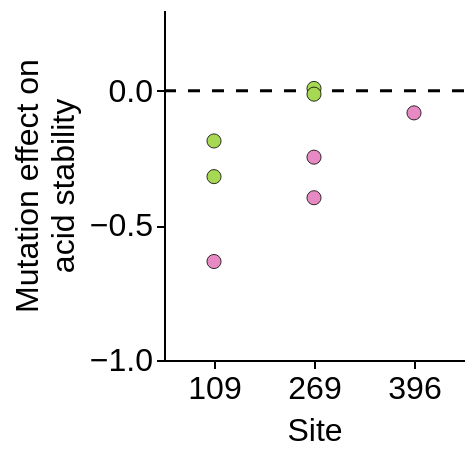

The notebook cell this image was saved under:
### Code cell
# Define amino acid charge groups
pos = {'K', 'R', 'H'}
neg = {'D', 'E'}

combined_data_ann = combined_data_ann.assign(
    charge_class=lambda df: df['mutant'].str[-1].map(
        lambda aa: 'Positive' if aa in pos else 'Negative' if aa in neg else 'Other'
    )
)

salt_bridge_df = combined_data_ann.query(
    'site in [89, 109, 269, 396]'
).query(
    'effect > -3 and wildtype != mutant'
).query('charge_class != "Other"')

scatter = alt.Chart(
    salt_bridge_df
).mark_circle(size=50, opacity=1,stroke='black', strokeWidth=0.4).encode(
    x=alt.X(
        "site:O",
        title='Site',
        axis=alt.Axis(labelAngle=0)
    ),
    y=alt.Y(
        "stability_mean",
        scale=alt.Scale(domain=[-1, 0.3]),
        title=['Mutation effect on', 'acid stability'],
    ),
    color=alt.Color(
        'charge_class:O',
        legend=None,
        scale=alt.Scale(
            domain=['Positive', 'Negative'],
            range=['#A6D854', '#E78AC3']
        )
    ),
    tooltip=['stability_mean', 'site', 'mutant', 'wildtype', 'charge_class']
).properties(
    height=175,
    width=150
)

hline = alt.Chart().mark_rule(
        color='black',
        size=1.5,
        opacity=1.0,
        strokeDash=[6,6]
    ).encode(y=alt.Y(datum=0))


hline + scatter

### Figure 1 — Vega-Lite specification as saved in the notebook (floating-point values rounded to 4 significant figures)
{"config": {"background": "white", "title": {"fontSize": 20, "fontWeight": "normal", "font": "Helvetica", "anchor": "start", "color": "#000000", "orient": "top", "offset": 5, "subtitleColor": "gray", "subtitleFont": "Helvetica", "subtitleFontWeight": "normal", "subtitleFontSize": 18, "subtitlePadding": 2}, "axis": {"domain": true, "domainColor": "black", "domainWidth": 1, "grid": false, "gridColor": "#DEDDDD", "gridWidth": 0.5, "labelFont": "Helvetica", "labelFontSize": 16, "labelFlush": false, "labelFontWeight": "normal", "labelPadding": 2, "tickColor": "black", "tickSize": 4, "tickCount": 3, "tickWidth": 1, "titleFont": "Helvetica", "titleAlign": "center", "titleFontWeight": "normal", "titleFontSize": 16, "titlePadding": 5}, "legend": {"labelFont": "Helvetica", "labelFontSize": 16, "symbolSize": 100, "titleFont": "Helvetica", "titleFontSize": 16, "titleFontWeight": "normal", "padding": 5, "titleLimit": 200, "gradientLength": 100}, "range": {"category": ["#4e79a7", "#f28e2c", "#e15759", "#76b7b2", "#59a14f", "#edc949", "#af7aa1", "#ff9da7", "#9c755f", "#bab0ab"], "diverging": ["#c7e9b4", "#7fcdbb", "#41b6c4", "#1d91c0", "#225ea8", "#253494"]}, "view": {"stroke": "white", "strokeWidth": 0}, "text": {"font": "Helvetica", "fontSize": 16}}, "layer": [{"data": {"name": "empty"}, "mark": {"type": "rule", "color": "black", "opacity": 1.0, "size": 1.5, "strokeDash": [6, 6]}, "encoding": {"y": {"datum": 0}}}, {"data": {"name": "data-91fa6839e5709086961609725288225e"}, "mark": {"type": "circle", "opacity": 1, "size": 50, "stroke": "black", "strokeWidth": 0.4}, "encoding": {"color": {"field": "charge_class", "legend": null, "scale": {"domain": ["Positive", "Negative"], "range": ["#A6D854", "#E78AC3"]}, "type": "ordinal"}, "tooltip": [{"field": "stability_mean", "type": "quantitative"}, {"field": "site", "type": "quantitative"}, {"field": "mutant", "type": "nominal"}, {"field": "wildtype", "type": "nominal"}, {"field": "charge_class", "type": "nominal"}], "x": {"axis": {"labelAngle": 0}, "field": "site", "title": "Site", "type": "ordinal"}, "y": {"field": "stability_mean", "scale": {"domain": [-1, 0.3]}, "title": ["Mutation effect on", "acid stability"], "type": "quantitative"}}}], "height": 175, "width": 150, "$schema": "https://vega.github.io/schema/vega-lite/v5.16.3.json", "datasets": {"empty": [{}], "data-91fa6839e5709086961609725288225e": [{"epitope": 1.0, "site": 109, "wildtype": "R", "mutant": "E", "mutation": "R109E", "stability_mean": -0.6342, "stability_median": -0.6342, "stability_std": 0.2756, "n_models": 2.0, "times_seen_stability": 5.5, "frac_models": 1.0, "LibA-240928-pH": -0.4393, "LibB-240928-pH": -0.8291, "effect": -0.7112, "effect_std": 0.3075, "times_seen_func": 5.5, "n_selections": 4, "region": "HA1", "rbs_region": "outside RBS", "jitter": 0.2363, "charge_class": "Negative"}, {"epitope": 1.0, "site": 109, "wildtype": "R", "mutant": "H", "mutation": "R109H", "stability_mean": -0.3189, "stability_median": -0.3189, "stability_std": 0.09234, "n_models": 2.0, "times_seen_stability": 6.5, "frac_models": 1.0, "LibA-240928-pH": -0.2536, "LibB-240928-pH": -0.3842, "effect": -2.076, "effect_std": 0.7275, "times_seen_func": 16.0, "n_selections": 4, "region": "HA1", "rbs_region": "outside RBS", "jitter": 0.1194, "charge_class": "Positive"}, {"epitope": 1.0, "site": 109, "wildtype": "R", "mutant": "K", "mutation": "R109K", "stability_mean": -0.1864, "stability_median": -0.1864, "stability_std": 0.00401, "n_models": 2.0, "times_seen_stability": 4.5, "frac_models": 1.0, "LibA-240928-pH": -0.1836, "LibB-240928-pH": -0.1892, "effect": -1.978, "effect_std": 0.3545, "times_seen_func": 9.0, "n_selections": 4, "region": "HA1", "rbs_region": "outside RBS", "jitter": -0.06797, "charge_class": "Positive"}, {"epitope": 1.0, "site": 269, "wildtype": "R", "mutant": "D", "mutation": "R269D", "stability_mean": -0.3973, "stability_median": -0.3973, "stability_std": 0.05501, "n_models": 2.0, "times_seen_stability": 5.0, "frac_models": 1.0, "LibA-240928-pH": -0.4362, "LibB-240928-pH": -0.3584, "effect": -0.4726, "effect_std": 0.1533, "times_seen_func": 7.0, "n_selections": 4, "region": "HA1", "rbs_region": "outside RBS", "jitter": -0.03869, "charge_class": "Negative"}, {"epitope": 1.0, "site": 269, "wildtype": "R", "mutant": "E", "mutation": "R269E", "stability_mean": -0.2466, "stability_median": -0.2466, "stability_std": 0.005098, "n_models": 2.0, "times_seen_stability": 6.5, "frac_models": 1.0, "LibA-240928-pH": -0.243, "LibB-240928-pH": -0.2502, "effect": -0.4093, "effect_std": 0.1259, "times_seen_func": 7.5, "n_selections": 4, "region": "HA1", "rbs_region": "outside RBS", "jitter": -0.07724, "charge_class": "Negative"}, {"epitope": 1.0, "site": 269, "wildtype": "R", "mutant": "H", "mutation": "R269H", "stability_mean": 0.008667, "stability_median": 0.008667, "stability_std": 0.0326, "n_models": 2.0, "times_seen_stability": 4.5, "frac_models": 1.0, "LibA-240928-pH": 0.03172, "LibB-240928-pH": -0.01438, "effect": 0.01418, "effect_std": 0.2989, "times_seen_func": 6.0, "n_selections": 4, "region": "HA1", "rbs_region": "outside RBS", "jitter": -0.1031, "charge_class": "Positive"}, {"epitope": 1.0, "site": 269, "wildtype": "R", "mutant": "K", "mutation": "R269K", "stability_mean": -0.01258, "stability_median": -0.01258, "stability_std": 0.002658, "n_models": 2.0, "times_seen_stability": 16.5, "frac_models": 1.0, "LibA-240928-pH": -0.01071, "LibB-240928-pH": -0.01446, "effect": -0.02635, "effect_std": 0.2512, "times_seen_func": 25.5, "n_selections": 4, "region": "HA1", "rbs_region": "outside RBS", "jitter": 0.1042, "charge_class": "Positive"}, {"epitope": 1.0, "site": 396, "wildtype": "E", "mutant": "D", "mutation": "E396D", "stability_mean": -0.08211, "stability_median": -0.08211, "stability_std": 0.01088, "n_models": 2.0, "times_seen_stability": 2.5, "frac_models": 1.0, "LibA-240928-pH": -0.07442, "LibB-240928-pH": -0.08981, "effect": 0.07695, "effect_std": 0.6112, "times_seen_func": 5.5, "n_selections": 4, "region": "HA2", "rbs_region": "outside RBS", "jitter": 0.02789, "charge_class": "Negative"}]}}
